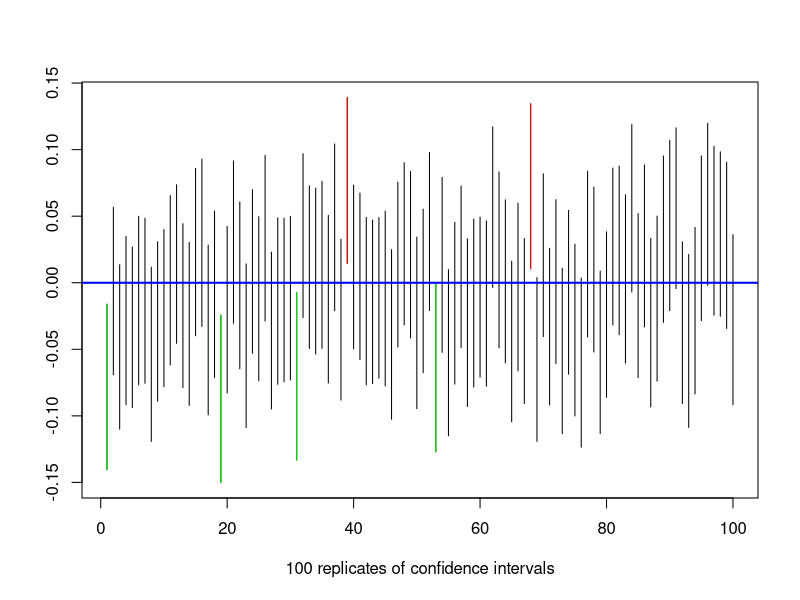
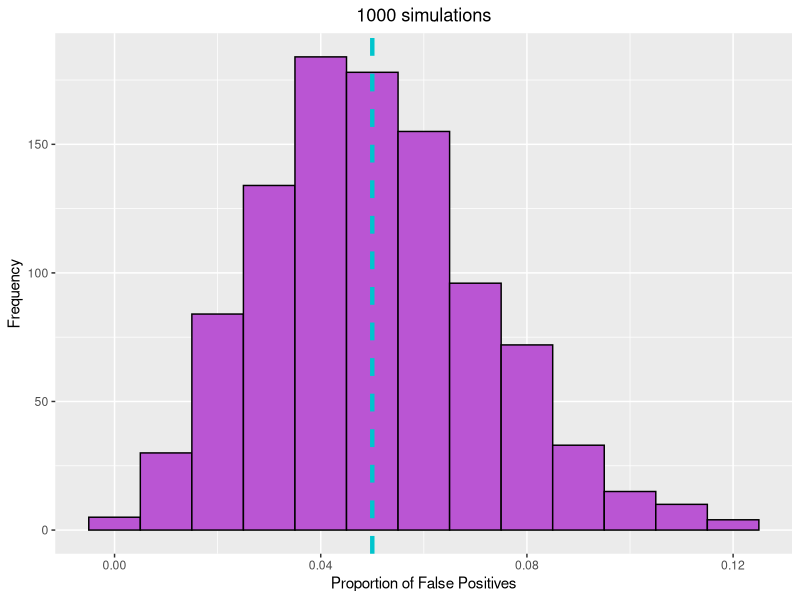

Reproduce these figures in R, in order.
## ---- chunk 1
knitr::opts_chunk$set(echo = TRUE)
## ---- chunk 2
# Since we have a large sample size, we will use the normal approximation for the binomial distribution
50 - 1.96*6.89/sqrt(1000)
50 + 1.96*6.89/sqrt(1000)
## ---- chunk 3
set.seed(2019) # set seed for reproducible results

# create matrix to store confidence intervals
n = 100
dat = matrix(data = NA, nrow = n, ncol = 3)
dat = as.data.frame(dat)

# Simulation to create confidence intervals from a standard normal
for (i in 1:n){
  white_noise = rnorm(1000, mean = 0, sd = 1)
  mn = mean(white_noise)
  sderr = sd(white_noise)/sqrt(1000)
  lower = mn - 1.96*sderr
  upper = mn + 1.96*sderr
  
  dat[i,1] = mn; dat[i,2] = lower; dat[i,3] = upper
}
colnames(dat) = c("Mean", "Lower", "Upper")

# Check if CI is too high or too low
too_high = (0 < dat$Lower)
too_low = (0 > dat$Upper)

# Proportion of misses - this should be approximately alpha
paste("Proportion of hits:", mean(too_low + too_high))
## ---- chunk 4
# Plot the CIs
plot(c(1,100), c(min(dat$Lower), max(dat$Upper)), type = "n", xlim = c(1,100),
     xlab = paste(n, "replicates of confidence intervals"), ylab = "")
x = 1:n #index for each of the n CIs
segments(x, dat$Lower, x, dat$Upper)
segments(x[too_high], dat$Lower[too_high], x[too_high], dat$Upper[too_high], col = "red")
segments(x[too_low], dat$Lower[too_low], x[too_low], dat$Upper[too_low], col = "green")
abline(h = 0, col = "blue", lwd = 2)
## ---- chunk 5
set.seed(2019)

N = 1000
n = 100

misses = matrix(data = NA, nrow = N, ncol = 1)
dat = matrix(data = NA, nrow = n, ncol = 3)
dat = as.data.frame(dat)
colnames(dat) = c("Mean", "Lower", "Upper")

# Simulation to determine a CI for false positives
for (j in 1:N){
  for (i in 1:n){
    white_noise = rnorm(1000, mean = 0, sd = 1)
    mn = mean(white_noise)
    sderr = sd(white_noise)/sqrt(1000)
    lower = mn - 1.96*sderr
    upper = mn + 1.96*sderr
  
    dat[i,1] = mn; dat[i,2] = lower; dat[i,3] = upper
  }
  
  too_high = (0 < dat$Lower)
  too_low = (0 > dat$Upper)
  
  # Update matrix by noting the number of false positives (misses) in the sample
  misses[j] = mean(too_low + too_high)
}

library(ggplot2)
qplot(misses, geom = "histogram", binwidth = 0.01, main = paste(N, "simulations"),
      xlab = "Proportion of False Positives", ylab = "Frequency", fill = I("mediumorchid"),
      col = I("black")) +
  geom_vline(xintercept = 0.05, linetype = "dashed", color = "turquoise3", size = 1.5) + 
  theme(plot.title = element_text(hjust = 0.5))
## ---- chunk 6
test = t.test(misses, mu = 0.05)
test$conf.int[c(1,2)]
